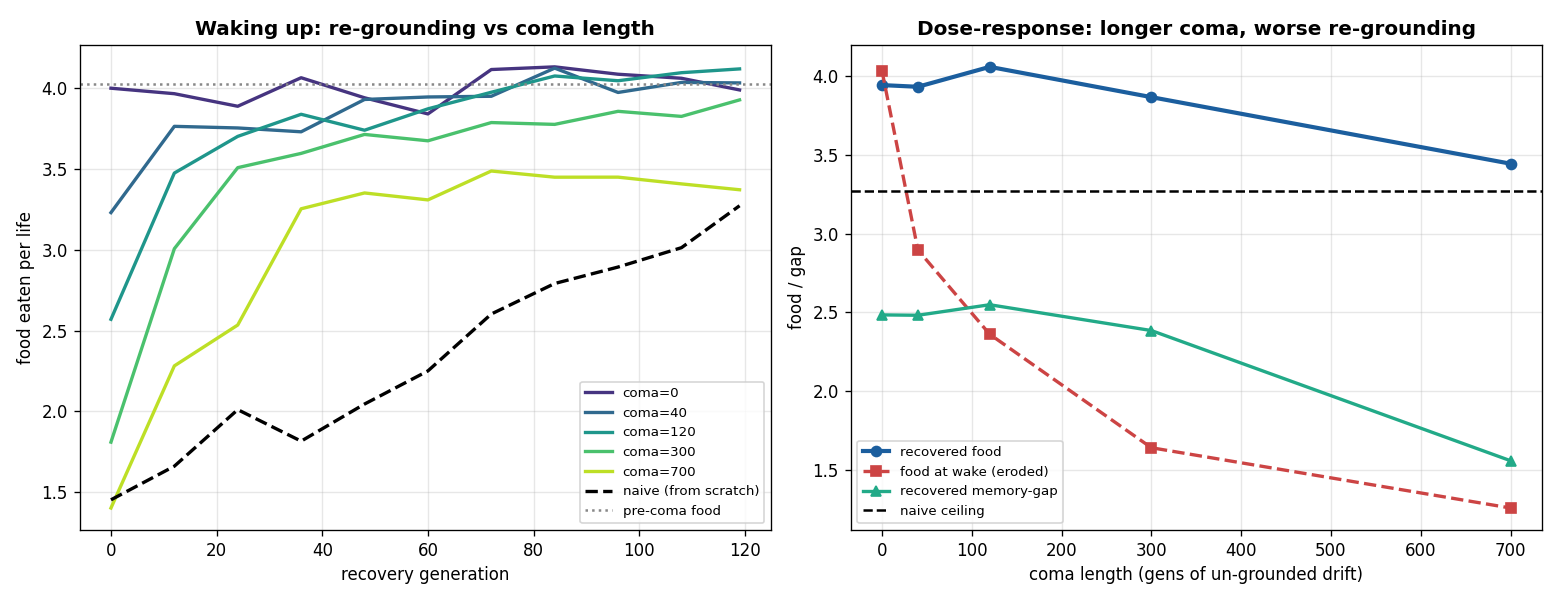

Write the Python code that produced this figure.
"""COMA / RE-GROUNDING — the continuity hypothesis on a substrate with a STRONG capability.

Hypothesis (Payton): a capability is the surviving behaviour under an ongoing world-constraint.
Remove the constraint (a coma: no input, no consequence) and the substrate keeps drifting but
nothing pays the capability's rent, so it erodes -- NOT because the hardware breaks, but because the
capability stops keeping the organism alive. Waking = RE-grounding, which must obey the same
reachability law as first learning.

Substrate: embodied_forage.py -- a forager on a line of cells, LOCAL vision, food that regrows in
place. Fitness = food eaten (a pure world-consequence, no designed gradient). The strong, ablation-
proven capability is EXTERNAL MEMORY: an organism that marks food patches and walks back eats ~2x
what the same organism eats with marks disabled. We use that gap as the capability that can erode.

Phases:
  GROW   evolve foragers in the persistent world -> they eat well and USE memory (marks-gap large).
  COMA   for C generations: every genome DRIFTS (small gaussian noise), NO selection. The world
         imposes no foraging constraint; nothing maintains the capability. (Not flat-fitness through
         reproduce(): that freezes elites = a preserved brain. Drift is honest 'use it or lose it'.)
  WAKE   put the comatose population back in the world; evolve normally; watch food recover.

Readouts:
  - erosion       food eaten & marks-gap just after coma vs before, across coma length C
  - WALLIS test   does a coma'd organism re-acquire FASTER than a NAIVE (fresh) one at matched gens?
                  faster => residual structure survived under the surface; equal => nothing preserved.
  - dose-response longer coma -> worse recovery, and a point of no return (capability leaves the cone).
"""
import os, sys
sys.path.insert(0, os.path.dirname(os.path.abspath(__file__)))
sys.path.insert(0, os.path.join(os.path.dirname(os.path.abspath(__file__)), "..", "english_comm"))
import numpy as np
import matplotlib; matplotlib.use("Agg")
import matplotlib.pyplot as plt
import embodied_forage as EF

PARAMS     = ("W1", "b1", "wg", "Wv", "Wm")
GROW_GENS  = 350
RECOVER    = 120
SAMPLE     = 12                       # eval the recovery trajectory every SAMPLE gens
DRIFT_SIG  = 0.05                     # per-gen gaussian drift during coma (un-grounded random walk)
COMAS      = [0, 40, 120, 300, 700]
SEEDS      = [0, 1, 2]
N          = 44

HERE = os.path.dirname(os.path.abspath(__file__))
LOG = open(os.path.join(HERE, "coma_regrounding_results.txt"), "w")
def out(s): print(s, flush=True); LOG.write(s + "\n"); LOG.flush()
def ms(v): a = np.array(v, float); return f"{a.mean():.2f}+/-{a.std():.2f}"


def step_world(g, rng, mut=0.22, cull=0.25):
    """One generation of selection in the foraging world (EF's own operator, on an existing pop)."""
    n = len(g["W1"]); en = EF.fitness(g, rng)
    Kc = max(1, int(cull * n)); order = np.argsort(en)
    worst = order[:Kc]; top = order[n - max(2, n // 3):]
    for w in worst:
        pa, pb = (int(top[rng.integers(len(top))]) for _ in range(2))
        for key in PARAMS:
            m = rng.random(g[key][pa].shape) < 0.5
            g[key][w] = np.where(m, g[key][pa], g[key][pb]) + rng.normal(0, mut * 0.6, g[key][pa].shape)
    return g


def drift(g, rng, sigma, gens):
    """Coma: every genome random-walks; no selection. Nothing maintains the capability."""
    g = {k: g[k].copy() for k in PARAMS}
    for _ in range(gens):
        for key in PARAMS:
            g[key] += rng.normal(0, sigma, g[key].shape)
    return g


def capability(g, rng, n=200):
    """(food eaten per life, memory-specific marks-ablation gap)."""
    on = EF.evaluate(g, rng, n=n)
    off = EF.evaluate(g, rng, n=n, no_marks=True)
    return on, on - off


def recover(g, rng, gens, track_rng=None):
    traj = []
    for t in range(gens):
        step_world(g, rng)
        if track_rng is not None and (t % SAMPLE == 0 or t == gens - 1):
            traj.append((t, EF.evaluate(g, track_rng, n=100)))
    return g, traj


if __name__ == "__main__":
    out(f"COMA / RE-GROUNDING on the foraging world (food fitness, memory = marks). "
        f"grow={GROW_GENS}, recover={RECOVER} gens, drift_sigma={DRIFT_SIG}")
    out("=" * 80)

    grown_food, grown_gap = [], []
    dose = {C: {"wfood": [], "wgap": [], "ffood": [], "fgap": []} for C in COMAS}
    recover_curves = {C: [] for C in COMAS}; naive_curves = []

    for seed in SEEDS:
        rng = np.random.default_rng(1000 + seed)
        base = EF.evolve(gens=GROW_GENS, N=N, seed=seed)        # GROW: continuity intact
        f0, gp0 = capability(base, rng); grown_food.append(f0); grown_gap.append(gp0)

        naive = EF.new_pop(N, np.random.default_rng(7000 + seed))   # NAIVE re-ground from scratch
        _, nt = recover(naive, np.random.default_rng(2000 + seed), RECOVER, track_rng=np.random.default_rng(50 + seed))
        naive_curves.append(nt)

        for C in COMAS:
            comatose = drift(base, np.random.default_rng(3000 + seed * 17 + C), DRIFT_SIG, C)
            wf, wg = capability(comatose, rng)                  # eroded capability at wake
            woke, rt = recover(comatose, np.random.default_rng(4000 + seed * 17 + C), RECOVER,
                               track_rng=np.random.default_rng(60 + seed))
            ff, fg = capability(woke, rng)                      # recovered capability
            dose[C]["wfood"].append(wf); dose[C]["wgap"].append(wg)
            dose[C]["ffood"].append(ff); dose[C]["fgap"].append(fg)
            recover_curves[C].append(rt)

    naive_food = np.mean([c[-1][1] for c in naive_curves])
    out(f"GROWN (continuity intact): food={ms(grown_food)}  memory-gap={ms(grown_gap)}")
    out(f"NAIVE re-ground from scratch ({RECOVER} gens): food={naive_food:.2f}")
    out("-" * 80)
    out(f"{'coma C':>7} | {'wake food':>12} {'wake mem-gap':>13} | {'recovered food':>15} {'recovered gap':>14}")
    for C in COMAS:
        out(f"{C:>7} | {ms(dose[C]['wfood']):>12} {ms(dose[C]['wgap']):>13} | "
            f"{ms(dose[C]['ffood']):>15} {ms(dose[C]['fgap']):>14}")
    out("-" * 80)
    out("EROSION: does the capability decay with coma length? (use-it-or-lose-it)")
    out("  wake food: " + "  ".join(f"C{C}={np.mean(dose[C]['wfood']):.2f}" for C in COMAS))
    out("  wake gap : " + "  ".join(f"C{C}={np.mean(dose[C]['wgap']):.2f}" for C in COMAS))
    out("WALLIS TEST: coma'd recovered food vs naive (same recovery budget)")
    for C in COMAS:
        ff = np.mean(dose[C]["ffood"])
        v = "FASTER than naive (residual structure)" if ff > naive_food + 0.3 \
            else ("~ naive (point of no return)" if ff < naive_food + 0.1 else "marginal")
        out(f"  C={C:>3}: recovered {ff:.2f} vs naive {naive_food:.2f}  -> {v}")
    out("done"); LOG.close()

    # ---- charts ----
    fig, (ax1, ax2) = plt.subplots(1, 2, figsize=(13, 5))
    cmap = plt.cm.viridis(np.linspace(0.15, 0.9, len(COMAS)))
    for C, col in zip(COMAS, cmap):
        xs = [p[0] for p in recover_curves[C][0]]
        ys = np.mean([[p[1] for p in seedcurve] for seedcurve in recover_curves[C]], axis=0)
        ax1.plot(xs, ys, color=col, lw=2, label=f"coma={C}")
    nxs = [p[0] for p in naive_curves[0]]
    nys = np.mean([[p[1] for p in c] for c in naive_curves], axis=0)
    ax1.plot(nxs, nys, "k--", lw=2, label="naive (from scratch)")
    ax1.axhline(np.mean(grown_food), color="#888", ls=":", label="pre-coma food")
    ax1.set_xlabel("recovery generation"); ax1.set_ylabel("food eaten per life")
    ax1.set_title("Waking up: re-grounding vs coma length", weight="bold")
    ax1.legend(fontsize=8); ax1.grid(alpha=.3)

    wf = [np.mean(dose[C]["wfood"]) for C in COMAS]; ff = [np.mean(dose[C]["ffood"]) for C in COMAS]
    wg = [np.mean(dose[C]["wgap"]) for C in COMAS]; fg = [np.mean(dose[C]["fgap"]) for C in COMAS]
    ax2.plot(COMAS, ff, "o-", color="#1b5e9e", lw=2.5, label="recovered food")
    ax2.plot(COMAS, wf, "s--", color="#c44", lw=2, label="food at wake (eroded)")
    ax2.plot(COMAS, fg, "^-", color="#2a8", lw=2, label="recovered memory-gap")
    ax2.axhline(naive_food, color="k", ls="--", lw=1.5, label="naive ceiling")
    ax2.set_xlabel("coma length (gens of un-grounded drift)"); ax2.set_ylabel("food / gap")
    ax2.set_title("Dose-response: longer coma, worse re-grounding", weight="bold")
    ax2.legend(fontsize=8); ax2.grid(alpha=.3)
    plt.tight_layout()
    p = os.path.join(HERE, "coma_regrounding.png")
    plt.savefig(p, dpi=120); print("saved", p)
